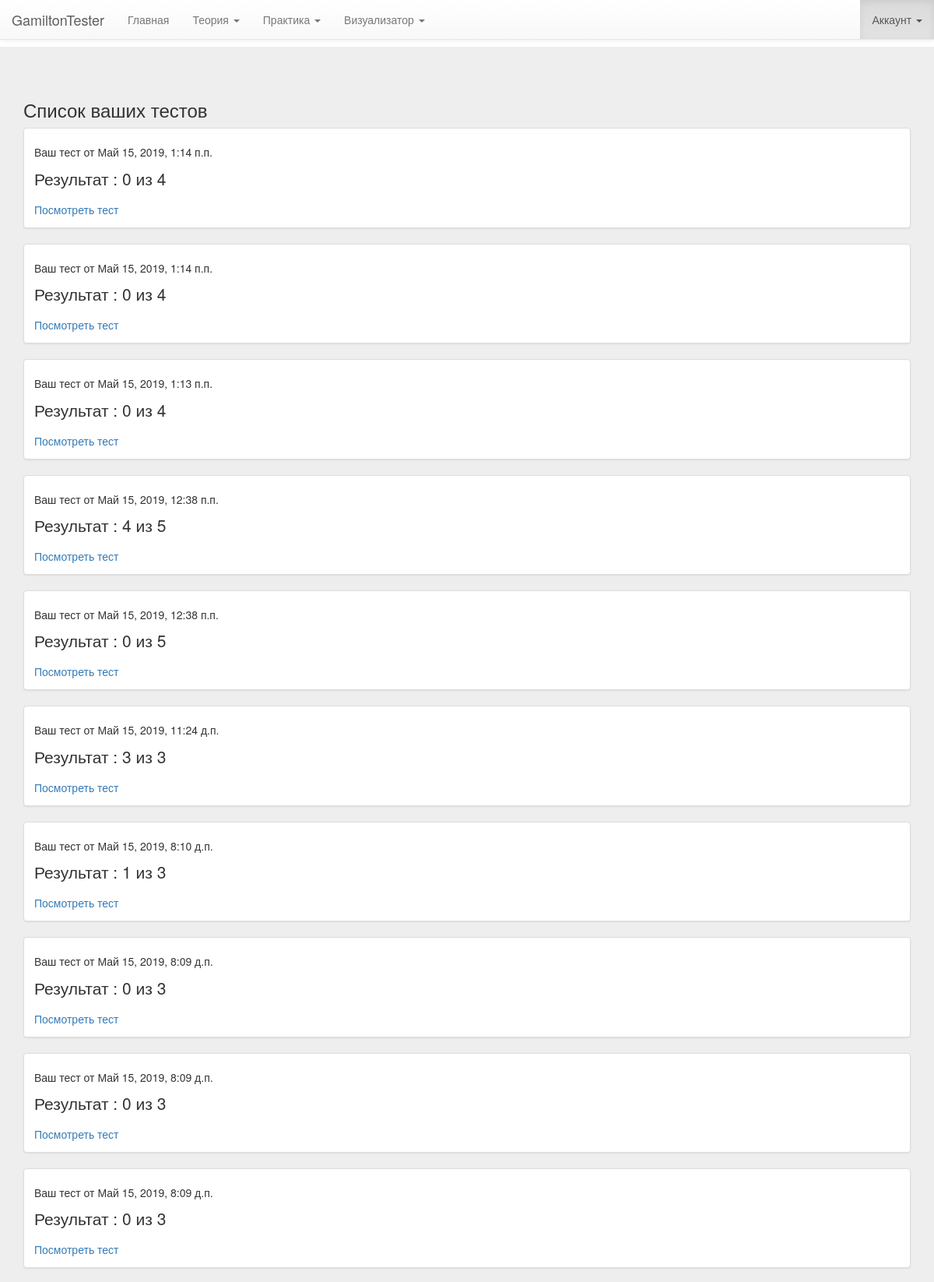
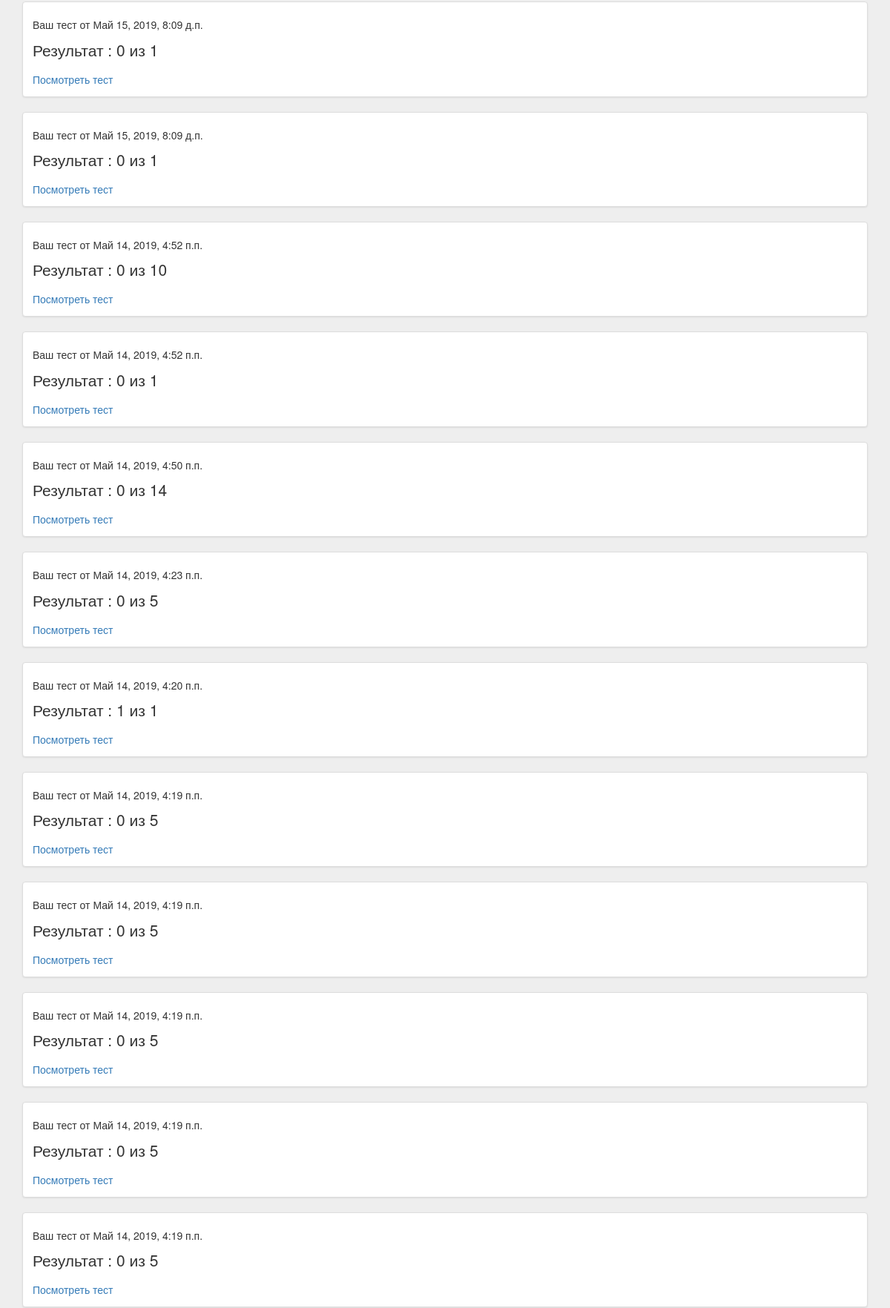
The app's page /practice/yourtestlist/ (signed in, upper part) with its own data (2 pictures, top to bottom).
### practice/models.py (models this page shows)
class DoneTest(models.Model):
    login = models.CharField(max_length=50, default="")
    numberOfQuestions = models.BigIntegerField(default=0)
    numberOfRightAnswers = models.BigIntegerField(default=0)
    date_started = models.DateTimeField(editable=True)
    theme1 = models.CharField(max_length=50, default="")
    num1 = models.BigIntegerField(default=0)
    user_ans1 = models.CharField(max_length=20, default="")
    is_right1 = models.BooleanField(default=True)
    theme2 = models.CharField(max_length=50, default="")
    num2 = models.BigIntegerField(default=0)
    user_ans2 = models.CharField(max_length=20, default="")
    is_right2 = models.BooleanField(default=True)
    theme3 = models.CharField(max_length=50, default="")
    num3 = models.BigIntegerField(default=0)
    user_ans3 = models.CharField(max_length=20, default="")
    is_right3 = models.BooleanField(default=True)
    theme4 = models.CharField(max_length=50, default="")
    num4 = models.BigIntegerField(default=0)
    user_ans4 = models.CharField(max_length=20, default="")
    is_right4 = models.BooleanField(default=True)
    theme5 = models.CharField(max_length=50, default="")
    num5 = models.BigIntegerField(default=0)
    user_ans5 = models.CharField(max_length=20, default="")
    is_right5 = models.BooleanField(default=True)
    theme6 = models.CharField(max_length=50, default="")
    num6 = models.BigIntegerField(default=0)
    user_ans6 = models.CharField(max_length=20, default="")
    is_right6 = models.BooleanField(default=True)
    theme7 = models.CharField(max_length=50, default="")
    num7 = models.BigIntegerField(default=0)
    user_ans7 = models.CharField(max_length=20, default="")
    is_right7 = models.BooleanField(default=True)
    theme8 = models.CharField(max_length=50, default="")
    num8 = models.BigIntegerField(default=0)
    user_ans8 = models.CharField(max_length=20, default="")
    is_right8 = models.BooleanField(default=True)
    theme9 = models.CharField(max_length=50, default="")
    num9 = models.BigIntegerField(default=0)
    user_ans9 = models.CharField(max_length=20, default="")
    is_right9 = models.BooleanField(default=True)
    theme10 = models.CharField(max_length=50, default="")
    num10 = models.BigIntegerField(default=0)
    user_ans10 = models.CharField(max_length=20, default="")
    is_right10 = models.BooleanField(default=True)
    theme11 = models.CharField(max_length=50, default="")
    num11 = models.BigIntegerField(default=0)
    user_ans11 = models.CharField(max_length=20, default="")
    is_right11 = models.BooleanField(default=True)
    theme12 = models.CharField(max_length=50, default="")
    num12 = models.BigIntegerField(default=0)
    user_ans12 = models.CharField(max_length=20, default="")
    is_right12 = models.BooleanField(default=True)
    theme13 = models.CharField(max_length=50, default="")
    num13 = models.BigIntegerField(default=0)
    user_ans13 = models.CharField(max_length=20, default="")
    is_right13 = models.BooleanField(default=True)
    theme14 = models.CharField(max_length=50, default="")
    num14 = models.BigIntegerField(default=0)
    user_ans14 = models.CharField(max_length=20, default="")
    is_right14 = models.BooleanField(default=True)
    theme15 = models.CharField(max_length=50, default="")
    num15 = models.BigIntegerField(default=0)
    user_ans15 = models.CharField(max_length=20, default="")
    is_right15 = models.BooleanField(default=True)
    theme16 = models.CharField(max_length=50, default="")
    num16 = models.BigIntegerField(default=0)
    user_ans16 = models.CharField(max_length=20, default="")
    is_right16 = models.BooleanField(default=True)
    theme17 = models.CharField(max_length=50, default="")
    num17 = models.BigIntegerField(default=0)
    user_ans17 = models.CharField(max_length=20, default="")
    is_right17 = models.BooleanField(default=True)
    theme18 = models.CharField(max_length=50, default="")
    num18 = models.BigIntegerField(default=0)
    user_ans18 = models.CharField(max_length=20, default="")
    is_right18 = models.BooleanField(default=True)
    theme19 = models.CharField(max_length=50, default="")
    num19 = models.BigIntegerField(default=0)
    user_ans19 = models.CharField(max_length=20, default="")
    is_right19 = models.BooleanField(default=True)
    theme20 = models.CharField(max_length=50, default="")
    num20 = models.BigIntegerField(default=0)
    user_ans20 = models.CharField(max_length=20, default="")
    is_right20 = models.BooleanField(default=True)

### practice/views.py (the view)
def yourtestlist(request):
    if request.user.is_authenticated:
        donetests = DoneTest.objects.filter(login=request.user.username).order_by('date_started')
        donetests = donetests.reverse()
        data = {'data': donetests}
        return render(request, 'practice/yourtestlist.html', context=data)
    else:
        return redirect('/sign/login/')

### templates/practice/yourtestlist.html (shortened to what this page needs)
{%  extends "mainApp/wrapper.html" %}
{% block content %}
{% load staticfiles %}
<div class="jumbotron">
    <div class="container">
    <h3>Список ваших тестов</h3>
    {% for test in data %}
        <div class="thumbnail">
            <div class="caption">
                <h5>Ваш тест от {{ test.date_started }}</h5>
                <p>Результат : {{ test.numberOfRightAnswers }} из {{ test.numberOfQuestions }}</p>
                <a href="/practice/yourtest/{{ test.id  }}">Посмотреть тест</a>
            </div>
        </div>
    {% empty %}
        <div class="thumbnail">
            <div class="caption">
                <p>Вы не прошли ни одного теста.</p>
            </div>
        </div>
    {% endfor %}
    </div>
  </div>
{% endblock %}

### records on screen
DoneTest: date_started "Май 15, 2019, 1:14 п.п.", numberOfRightAnswers "0", numberOfQuestions "4"
DoneTest: date_started "Май 15, 2019, 1:14 п.п.", numberOfRightAnswers "0", numberOfQuestions "4"
DoneTest: date_started "Май 15, 2019, 1:13 п.п.", numberOfRightAnswers "0", numberOfQuestions "4"
DoneTest: date_started "Май 15, 2019, 12:38 п.п.", numberOfRightAnswers "4", numberOfQuestions "5"
DoneTest: date_started "Май 15, 2019, 12:38 п.п.", numberOfRightAnswers "0", numberOfQuestions "5"
DoneTest: date_started "Май 15, 2019, 11:24 д.п.", numberOfRightAnswers "3", numberOfQuestions "3"
DoneTest: date_started "Май 15, 2019, 8:10 д.п.", numberOfRightAnswers "1", numberOfQuestions "3"
DoneTest: date_started "Май 15, 2019, 8:09 д.п.", numberOfRightAnswers "0", numberOfQuestions "3"
DoneTest: date_started "Май 15, 2019, 8:09 д.п.", numberOfRightAnswers "0", numberOfQuestions "3"
DoneTest: date_started "Май 15, 2019, 8:09 д.п.", numberOfRightAnswers "0", numberOfQuestions "3"
DoneTest: date_started "Май 15, 2019, 8:09 д.п.", numberOfRightAnswers "0", numberOfQuestions "1"
DoneTest: date_started "Май 15, 2019, 8:09 д.п.", numberOfRightAnswers "0", numberOfQuestions "1"
DoneTest: date_started "Май 14, 2019, 4:52 п.п.", numberOfRightAnswers "0", numberOfQuestions "10"
DoneTest: date_started "Май 14, 2019, 4:52 п.п.", numberOfRightAnswers "0", numberOfQuestions "1"
DoneTest: date_started "Май 14, 2019, 4:50 п.п.", numberOfRightAnswers "0", numberOfQuestions "14"
DoneTest: date_started "Май 14, 2019, 4:23 п.п.", numberOfRightAnswers "0", numberOfQuestions "5"
DoneTest: date_started "Май 14, 2019, 4:20 п.п.", numberOfRightAnswers "1", numberOfQuestions "1"
DoneTest: date_started "Май 14, 2019, 4:19 п.п.", numberOfRightAnswers "0", numberOfQuestions "5"
DoneTest: date_started "Май 14, 2019, 4:19 п.п.", numberOfRightAnswers "0", numberOfQuestions "5"
DoneTest: date_started "Май 14, 2019, 4:19 п.п.", numberOfRightAnswers "0", numberOfQuestions "5"
DoneTest: date_started "Май 14, 2019, 4:19 п.п.", numberOfRightAnswers "0", numberOfQuestions "5"
DoneTest: date_started "Май 14, 2019, 4:19 п.п.", numberOfRightAnswers "0", numberOfQuestions "5"
